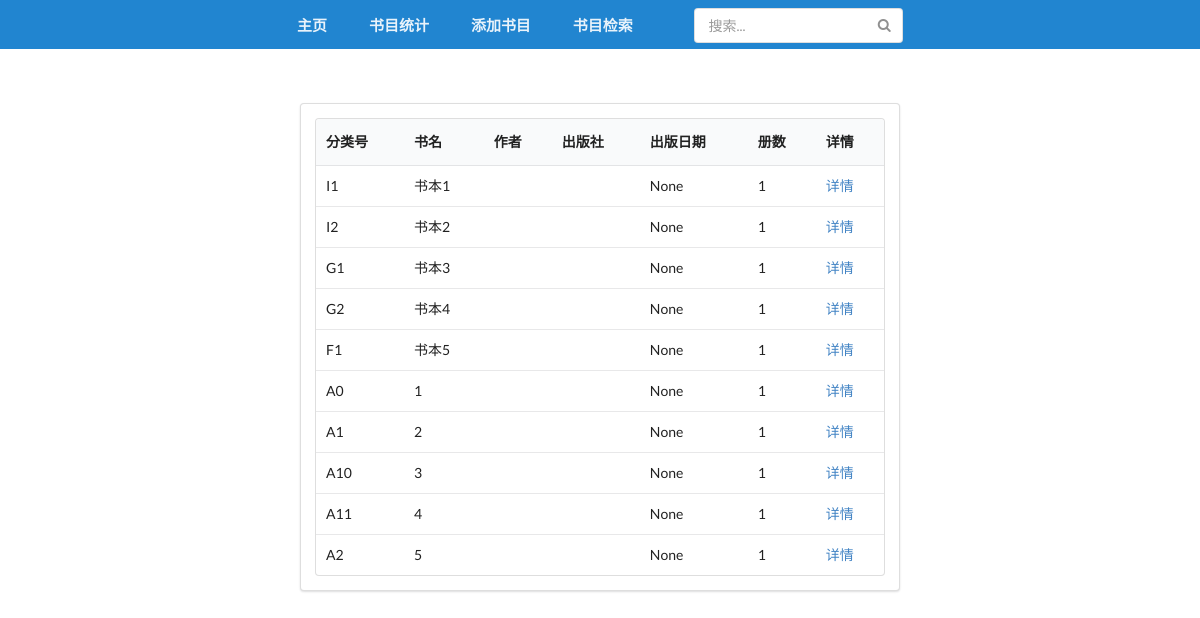
The page /book_list/ on the database its author committed.
### bookshelf_app/models.py (models this page shows, shortened)
class Book(models.Model):
    title = models.CharField(
        unique=True,
        max_length=200,
        verbose_name='书名',
        error_messages={'unique':"该书名已存在，请重新检查"}
        )
    publisher = models.CharField(
        null=True,
        blank=True,
        max_length=200,
        verbose_name='出版社',
        )
    author = models.CharField(
        null=True,
        blank=True,
        max_length=200,
        verbose_name='作者',
        )
    ISBN = models.CharField(
        null=True,
        blank=True,
        max_length=200,
        verbose_name='ISBN',
        )
    CLC = models.CharField(
        null=True,
        blank=True,
        max_length=200,
        validators=[validate_CLC], # 分类号验证器
        verbose_name='分类号',)
    pub_date = models.IntegerField(
        null=True,
        blank=True,
        validators=[validate_pub_date], # 出版日期验证器
        verbose_name='出版日期',
        )

### bookshelf_app/views.py (the view)
# urls.py: url(r'^book_list/', views.book_list, name='book_list'),
def book_list(request):
    context = {}
    book_list = Book.objects.all()
    context['book_list'] = book_list
    return render(request, 'book_list.html', context)

### bookshelf_app/templates/book_list.html (shortened to what this page needs)
<!DOCTYPE html>
{% load staticfiles %}
<html>
<head>
	<link rel="stylesheet" href="{% static 'css/semantic.css' %}" media="screen" title="no title">
</head>
<body>
	{% include "top_bar.html" %}
	<br><br>
	<div class="ui compact segment" style="width:50%; margin:0 auto">
		<table class="ui table">
			<thead>
			    <tr>
			    	<th>分类号</th>
			      	<th>书名</th>
				    <th>作者</th>
				    <th>出版社</th>
				    <th>出版日期</th>
				    <th>册数</th>
				    <th>详情</th>
			    </tr>
		  	</thead>
		  	<tbody>
		  		{% for book in book_list %}
	  			<tr>
	  				<td>{{ book.CLC }}</td>
		  			<td>{{ book.title }}</td>
		  			<td>{{ book.author }}</td>
		  			<td>{{ book.publisher }}</td>
		  			<td>{{ book.pub_date }}</td>
					<td>{{ book.bookid_set.count }}</td>
					<td><a href={% url 'book_detail' book.id %} >详情</a></td>
		  		</tr>
		  		{% endfor %}
		  	</tbody>
		</table>
	</div>
</body>
</html>

### bookshelf_app/templates/top_bar.html
<div class="ui tabular inverted blue menu" style="padding-right:23%; padding-left:23%">
	<a class="item" href="#"><h4>主页</h4></a>
	<a class="item" href={% url 'book_list' %} ><h4>书目统计</h4></a>
	<a class="item" href={% url 'add_book' %} ><h4>添加书目</h4></a>
	<a class="item" href="#"><h4>书目检索</h4></a>
	<div class="right menu">
		<div class="item">
			<div class="ui  icon input">
				<input type="text" placeholder="搜索...">
				<i class="search link icon"></i>
			</div>
		</div>
	</div>
</div>

### rows shown on the page
Book: CLC "I1", title "书本1", pub_date "None", bookid_set.count "1"
Book: CLC "I2", title "书本2", pub_date "None", bookid_set.count "1"
Book: CLC "G1", title "书本3", pub_date "None", bookid_set.count "1"
Book: CLC "G2", title "书本4", pub_date "None", bookid_set.count "1"
Book: CLC "F1", title "书本5", pub_date "None", bookid_set.count "1"
Book: CLC "A0", title "1", pub_date "None", bookid_set.count "1"
Book: CLC "A1", title "2", pub_date "None", bookid_set.count "1"
Book: CLC "A10", title "3", pub_date "None", bookid_set.count "1"
Book: CLC "A11", title "4", pub_date "None", bookid_set.count "1"
Book: CLC "A2", title "5", pub_date "None", bookid_set.count "1"
